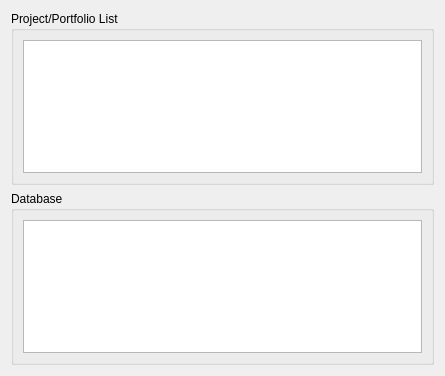
<?xml version="1.0" encoding="UTF-8"?>
<ui version="4.0">
 <class>dataOverviewWidget</class>
 <widget class="QWidget" name="dataOverviewWidget">
  <property name="geometry">
   <rect>
    <x>0</x>
    <y>0</y>
    <width>445</width>
    <height>376</height>
   </rect>
  </property>
  <property name="windowTitle">
   <string>Form</string>
  </property>
  <layout class="QGridLayout" name="gridLayout_2">
   <item row="0" column="0">
    <layout class="QGridLayout" name="gridLayout">
     <item row="0" column="0">
      <widget class="QGroupBox" name="groupBox">
       <property name="title">
        <string>Project/Portfolio List</string>
       </property>
       <layout class="QHBoxLayout" name="horizontalLayout">
        <item>
         <widget class="QTableWidget" name="projectSummaryTable"/>
        </item>
       </layout>
      </widget>
     </item>
     <item row="1" column="0">
      <widget class="QGroupBox" name="groupBox_2">
       <property name="title">
        <string>Database</string>
       </property>
       <layout class="QVBoxLayout" name="verticalLayout">
        <item>
         <widget class="QListWidget" name="listWidget"/>
        </item>
       </layout>
      </widget>
     </item>
    </layout>
   </item>
  </layout>
 </widget>
 <resources/>
 <connections/>
</ui>
